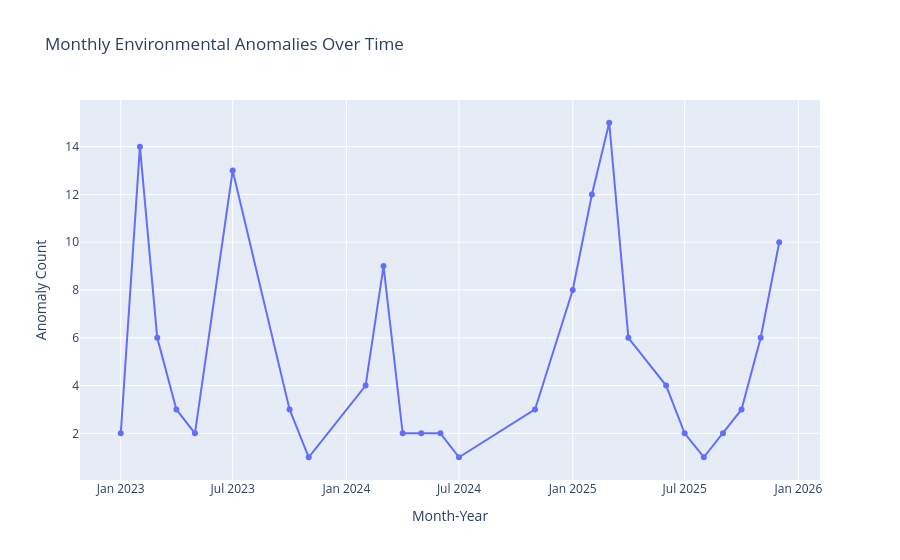

Here is the notebook cell this chart was saved with:
### Markdown cell above
# Graphs

### Code cell
anomalies = df1[df1["Cluster"] == -1].reset_index()

anomaly_month_count = anomalies.groupby(anomalies["Date"].dt.to_period("M")).size().reset_index(name="Anomaly_Count")
anomaly_month_count["Date"] = anomaly_month_count["Date"].astype(str)

fig = px.line(
    anomaly_month_count,
    x="Date",
    y="Anomaly_Count",
    markers=True,
    title="Monthly Environmental Anomalies Over Time",
    labels={"Date": "Month-Year", "Anomaly_Count": "Anomaly Count"}
)

fig.show()

### Figure 1 — Plotly figure (JSON) as saved in the notebook; plotly's stock layout.template omitted (floating-point values rounded to 4 significant figures)
{"data": [{"hovertemplate": "Month-Year=%{x}<br>Anomaly Count=%{y}<extra></extra>", "legendgroup": "", "line": {"color": "#636efa", "dash": "solid"}, "marker": {"symbol": "circle"}, "mode": "lines+markers", "name": "", "orientation": "v", "showlegend": false, "type": "scatter", "x": ["2023-01", "2023-02", "2023-03", "2023-04", "2023-05", "2023-07", "2023-10", "2023-11", "2024-02", "2024-03", "2024-04", "2024-05", "2024-06", "2024-07", "2024-11", "2025-01", "2025-02", "2025-03", "2025-04", "2025-06", "2025-07", "2025-08", "2025-09", "2025-10", "2025-11", "2025-12"], "xaxis": "x", "y": [2, 14, 6, 3, 2, 13, 3, 1, 4, 9, 2, 2, 2, 1, 3, 8, 12, 15, 6, 4, 2, 1, 2, 3, 6, 10], "yaxis": "y"}], "layout": {"legend": {"tracegroupgap": 0}, "title": {"text": "Monthly Environmental Anomalies Over Time"}, "xaxis": {"anchor": "y", "domain": [0, 1], "title": {"text": "Month-Year"}}, "yaxis": {"anchor": "x", "domain": [0, 1], "title": {"text": "Anomaly Count"}}}}
